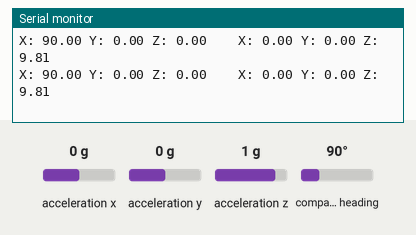
Recording of a sketch running on a simulated Arduino Zero (SAMD21). Shown: the last lines printed to the serial monitor. The test bench sets the inputs (shaded band); at power-on: acceleration x 0 g, acceleration y 0 g, acceleration z 1 g, compass heading 90°.

Above: at 1.2 s.
1.3 s: acceleration x set to -1.4 g
At 1.35 s:
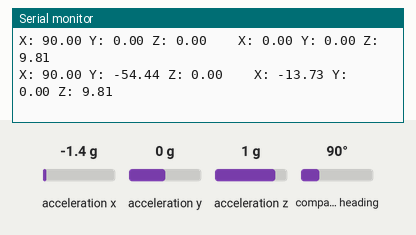
2.8 s: acceleration y set to -1.4 g
At 2.89 s:
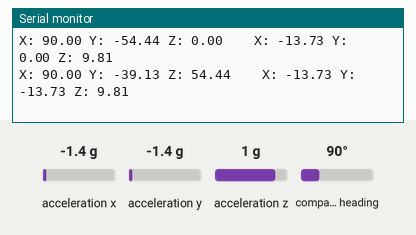
4.3 s: acceleration z set to -1.4 g
At 4.34 s:
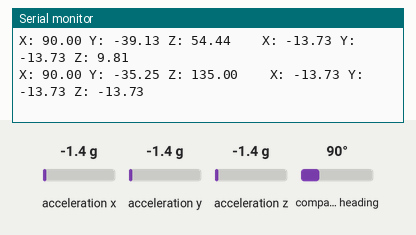
5.8 s: compass heading set to 7°
At 5.89 s:
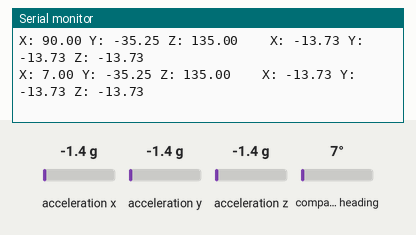
Timing chart, 0 to 8.3 s (numbered marks = the images above; inputs shaded):
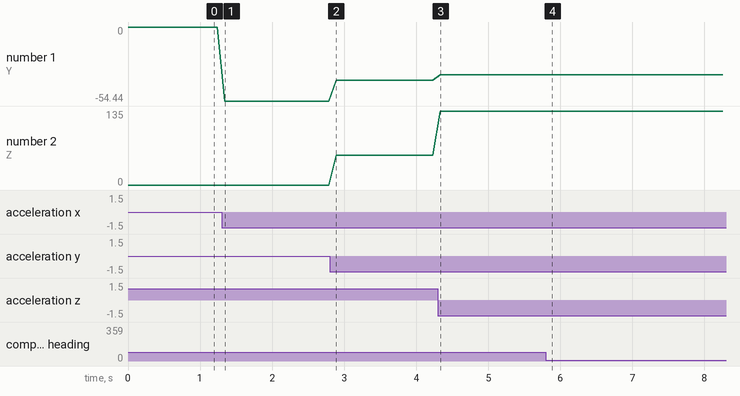

The sketch:

BNO055_Test.ino
```cpp
#include <Wire.h>
#include <Adafruit_Sensor.h>
#include <Adafruit_BNO055.h>
#include <utility/imumaths.h>

#define BNO055_SAMPLERATE_DELAY_MS (100)


Adafruit_BNO055 bno = Adafruit_BNO055(-1, 0x28, &Wire);

void setup(void)
{
  SerialUSB.begin(115200);

  Wire.setClock(400000);
  while (!SerialUSB) delay(10);

  SerialUSB.println("Orientation Sensor Raw Data Test"); SerialUSB.println("");

  if(!bno.begin())
  {
    SerialUSB.print("Ooops, no BNO055 detected ... Check your wiring or I2C ADDR!");
    while(1);
  }
}

void loop(void)
{
  // Possible vector values can be:
  // - VECTOR_ACCELEROMETER - m/s^2
  // - VECTOR_MAGNETOMETER  - uT
  // - VECTOR_GYROSCOPE     - rad/s
  // - VECTOR_EULER         - degrees
  // - VECTOR_LINEARACCEL   - m/s^2
  // - VECTOR_GRAVITY       - m/s^2
  imu::Vector<3> euler = bno.getVector(Adafruit_BNO055::VECTOR_EULER);

  /* Display the floating point data */
  SerialUSB.print("X: ");
  SerialUSB.print(euler.x());
  SerialUSB.print(" Y: ");
  SerialUSB.print(euler.y());
  SerialUSB.print(" Z: ");
  SerialUSB.print(euler.z());
  SerialUSB.print("\t\t");

  imu::Vector<3> accel = bno.getVector(Adafruit_BNO055::VECTOR_ACCELEROMETER);

  /* Display the floating point data */
  SerialUSB.print("X: ");
  SerialUSB.print(accel.x());
  SerialUSB.print(" Y: ");
  SerialUSB.print(accel.y());
  SerialUSB.print(" Z: ");
  SerialUSB.print(accel.z());
  SerialUSB.println("\t\t");

  /*
  // Quaternion data
  imu::Quaternion quat = bno.getQuat();
  SerialUSB.print("qW: ");
  SerialUSB.print(quat.w(), 4);
  SerialUSB.print(" qX: ");
  SerialUSB.print(quat.x(), 4);
  SerialUSB.print(" qY: ");
  SerialUSB.print(quat.y(), 4);
  SerialUSB.print(" qZ: ");
  SerialUSB.print(quat.z(), 4);
  SerialUSB.print("\t\t");
  */

  delay(BNO055_SAMPLERATE_DELAY_MS);
}
```

Measured:
- after the input at 1.3 s, the serial monitor: prints a new line at once (image 1)
- after the input at 2.8 s, the serial monitor: prints a new line after 0.09 s (image 2)
- after the input at 4.3 s, the serial monitor: prints a new line at once (image 3)
- after the input at 5.8 s, the serial monitor: prints a new line after 0.08 s (image 4)
- plotted number 1: 0 → -54.44 after the input at 1.3 s, -54.44 → -39.13 after the input at 2.8 s, -39.13 → -35.25 after the input at 4.3 s
- plotted number 2: 0 → 54.44 after the input at 2.8 s, 54.44 → 135 after the input at 4.3 s
